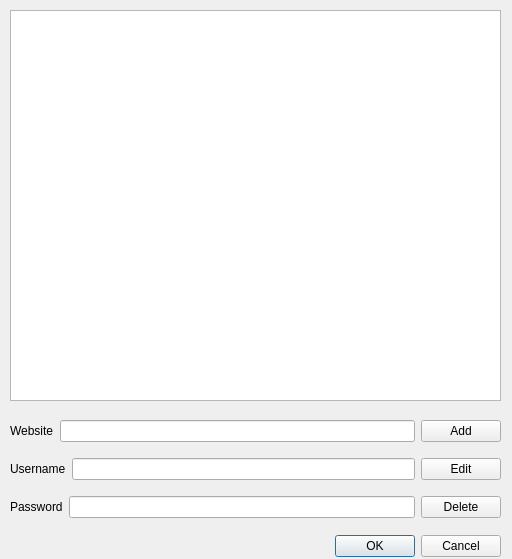
<?xml version="1.0" encoding="UTF-8"?>
<ui version="4.0">
 <class>addnewwindow</class>
 <widget class="QDialog" name="addnewwindow">
  <property name="geometry">
   <rect>
    <x>0</x>
    <y>0</y>
    <width>512</width>
    <height>559</height>
   </rect>
  </property>
  <property name="windowTitle">
   <string>Dialog</string>
  </property>
  <widget class="QDialogButtonBox" name="buttonBox">
   <property name="geometry">
    <rect>
     <x>330</x>
     <y>530</y>
     <width>171</width>
     <height>32</height>
    </rect>
   </property>
   <property name="orientation">
    <enum>Qt::Horizontal</enum>
   </property>
   <property name="standardButtons">
    <set>QDialogButtonBox::Cancel|QDialogButtonBox::Ok</set>
   </property>
  </widget>
  <widget class="QListWidget" name="PasswordWidget">
   <property name="geometry">
    <rect>
     <x>10</x>
     <y>10</y>
     <width>491</width>
     <height>391</height>
    </rect>
   </property>
  </widget>
  <widget class="QWidget" name="">
   <property name="geometry">
    <rect>
     <x>10</x>
     <y>410</y>
     <width>491</width>
     <height>121</height>
    </rect>
   </property>
   <layout class="QHBoxLayout" name="horizontalLayout_4">
    <item>
     <layout class="QVBoxLayout" name="verticalLayout">
      <item>
       <layout class="QHBoxLayout" name="horizontalLayout_3">
        <item>
         <widget class="QLabel" name="label">
          <property name="text">
           <string>Website</string>
          </property>
         </widget>
        </item>
        <item>
         <widget class="QLineEdit" name="webiteInput"/>
        </item>
       </layout>
      </item>
      <item>
       <layout class="QHBoxLayout" name="horizontalLayout">
        <item>
         <widget class="QLabel" name="label_2">
          <property name="text">
           <string>Username</string>
          </property>
         </widget>
        </item>
        <item>
         <widget class="QLineEdit" name="usernameInput"/>
        </item>
       </layout>
      </item>
      <item>
       <layout class="QHBoxLayout" name="horizontalLayout_2">
        <item>
         <widget class="QLabel" name="label_3">
          <property name="text">
           <string>Password</string>
          </property>
         </widget>
        </item>
        <item>
         <widget class="QLineEdit" name="passwordInput"/>
        </item>
       </layout>
      </item>
     </layout>
    </item>
    <item>
     <layout class="QVBoxLayout" name="verticalLayout_2">
      <item>
       <widget class="QPushButton" name="Add">
        <property name="text">
         <string>Add</string>
        </property>
       </widget>
      </item>
      <item>
       <widget class="QPushButton" name="Edit">
        <property name="text">
         <string>Edit</string>
        </property>
       </widget>
      </item>
      <item>
       <widget class="QPushButton" name="Delete">
        <property name="text">
         <string>Delete</string>
        </property>
       </widget>
      </item>
     </layout>
    </item>
   </layout>
  </widget>
 </widget>
 <resources/>
 <connections>
  <connection>
   <sender>buttonBox</sender>
   <signal>accepted()</signal>
   <receiver>addnewwindow</receiver>
   <slot>accept()</slot>
   <hints>
    <hint type="sourcelabel">
     <x>248</x>
     <y>254</y>
    </hint>
    <hint type="destinationlabel">
     <x>157</x>
     <y>274</y>
    </hint>
   </hints>
  </connection>
  <connection>
   <sender>buttonBox</sender>
   <signal>rejected()</signal>
   <receiver>addnewwindow</receiver>
   <slot>reject()</slot>
   <hints>
    <hint type="sourcelabel">
     <x>316</x>
     <y>260</y>
    </hint>
    <hint type="destinationlabel">
     <x>286</x>
     <y>274</y>
    </hint>
   </hints>
  </connection>
 </connections>
</ui>
